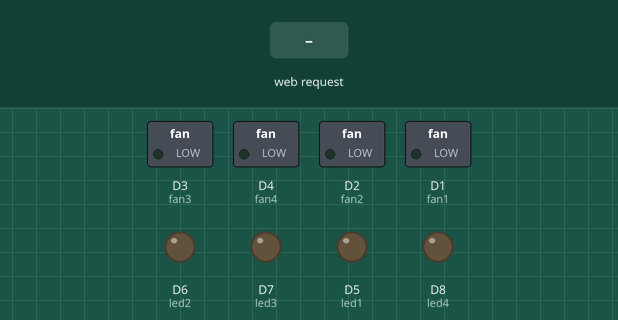
This sketch was run on a simulated ESP8266 (NodeMCU). Parts: switched loads named in the sketch (green lamp = pin HIGH), output pins drawn as LEDs (lit = HIGH). The test bench sets the inputs (shaded band). WiFi joins after 1.5 s; servers stay silent unless stated; what the sketch prints to the serial monitor is not drawn.

Above: at 2.8 s.
2.9 s: HTTP request GET /room1led1on received
At 3.4 s:
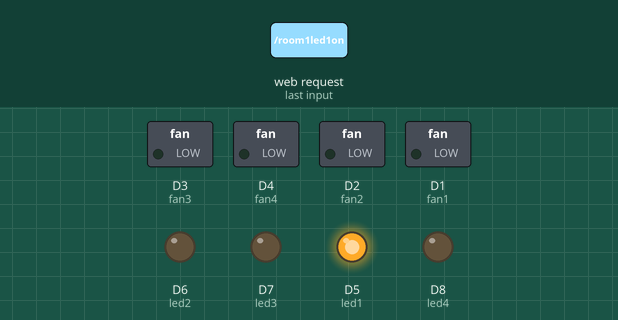
4.4 s: HTTP request GET /room1fan1on received
At 5.6 s:
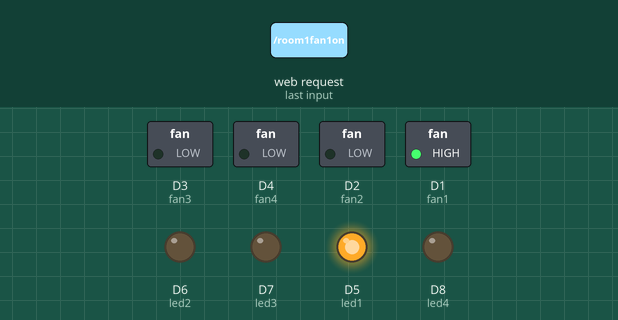
5.9 s: HTTP request GET /room1led1off received
At 6.9 s:
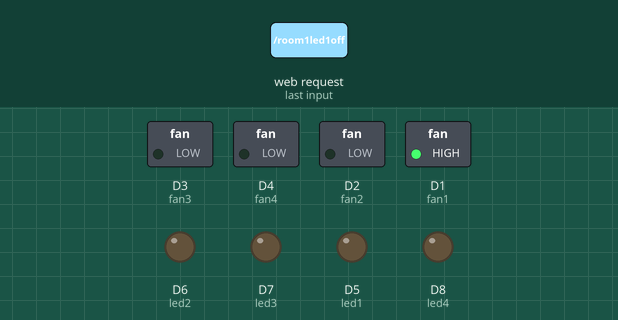
7.4 s: HTTP request GET /room1led2on received
At 8.0 s:
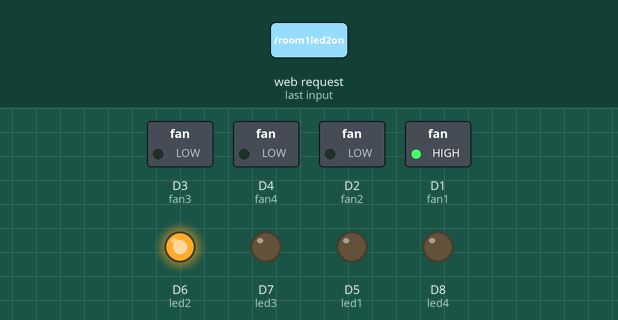
8.9 s: HTTP request GET /room1fan1off received
At 10.1 s:
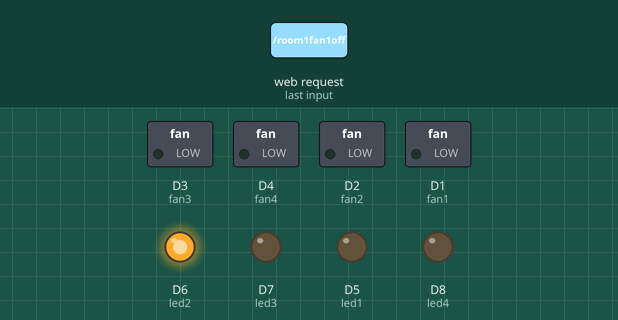
10.4 s: HTTP request GET /room1fan2on received
At 11.5 s:
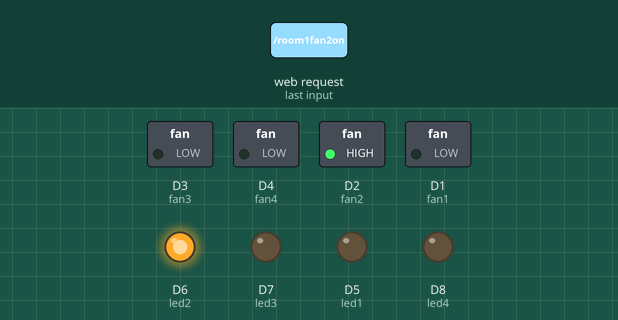
Timing chart, 0 to 12.9 s (numbered marks = the images above; inputs shaded):
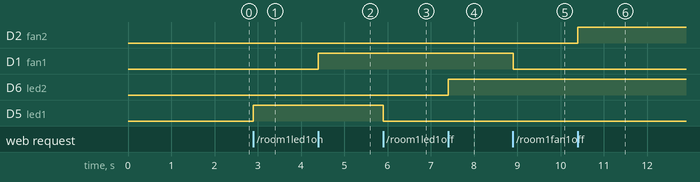

Measured:
- after the input at 2.9 s, D5 (led1): LOW → HIGH at once
- after the input at 4.4 s, D1 (fan1): LOW → HIGH at once
- after the input at 5.9 s, D5 (led1): HIGH → LOW at once
- after the input at 7.4 s, D6 (led2): LOW → HIGH at once
- after the input at 8.9 s, D1 (fan1): HIGH → LOW at once
- after the input at 10.4 s, D2 (fan2): LOW → HIGH at once

The sketch:

Home_Automation_4_ROOMs.ino
```cpp
#include <ESP8266WiFi.h>

WiFiClient client;
WiFiServer server(80);

#define led1 D5
#define led2 D6
#define led3 D7
#define led4 D8
#define fan1 D1
#define fan2 D2
#define fan3 D3
#define fan4 D4


void setup()
{
  // put your setup code here, to run once:
  Serial.begin(115200);
  WiFi.begin("Mooazam", "mooazam123");
  while (WiFi.status() != WL_CONNECTED)
  {
    delay(200);
    Serial.print("..");
  }
  Serial.println();
  Serial.println("NodeMCU is connected!");
  Serial.println(WiFi.localIP());
  server.begin();
  pinMode(led1, OUTPUT);
  pinMode(led2, OUTPUT);
  pinMode(led3, OUTPUT);
  pinMode(led4, OUTPUT);
  pinMode(fan1, OUTPUT);
  pinMode(fan2, OUTPUT);
  pinMode(fan3, OUTPUT);
  pinMode(fan4, OUTPUT);
}

void loop()
{
  // put your main code here, to run repeatedly:
  client = server.available();  //Gets a client that is connected to the server and has data available for reading.
  if (client == 1)
  {
    String request =  client.readStringUntil('\n');
    Serial.println(request);
    request.trim();
    if (request == "GET /room1led1on HTTP/1.1")
    {
      digitalWrite(led1, HIGH);
      Serial.println("Room 1 LED 1 is ON");
    }
    if (request == "GET /room1led1off HTTP/1.1")
    {
      digitalWrite(led1, LOW);
      Serial.println("Room 1 LED 1 is OFF");
    }
    if (request == "GET /room1led2on HTTP/1.1")
    {
      digitalWrite(led2, HIGH);
      Serial.println("Room 1 LED 2 is ON");
    }
    if (request == "GET /room1led2off HTTP/1.1")
    {
      digitalWrite(led2, LOW);
      Serial.println("Room 1 LED 2 is OFF");
    }
    if (request == "GET /room1fan1on HTTP/1.1")
    {
      digitalWrite(fan1, HIGH);
      Serial.println("Room 1 FAN 1 is ON");
    }
    if (request == "GET /room1fan1off HTTP/1.1")
    {
      digitalWrite(fan1, LOW);
      Serial.println("Room 1 FAN 1 is OFF");
    }
    if (request == "GET /room1fan2on HTTP/1.1")
    {
      digitalWrite(fan2, HIGH);
      Serial.println("Room 1 FAN 2 is ON");
    }
    if (request == "GET /room1fan2off HTTP/1.1")
    {
      digitalWrite(fan2, LOW);
      Serial.println("Room 1 FAN 2 is OFF");
    }
    if (request == "GET /room2led1on HTTP/1.1")
    {
      digitalWrite(led1, HIGH);
      Serial.println("Room 2 LED 1 is ON");
    }
    if (request == "GET /room2led1off HTTP/1.1")
    {
      digitalWrite(led1, LOW);
      Serial.println("Room 2 LED 1 is OFF");
    }
    if (request == "GET /room2led2on HTTP/1.1")
    {
      digitalWrite(led2, HIGH);
      Serial.println("Room 2 LED 2 is ON");
    }
    if (request == "GET /room2led2off HTTP/1.1")
    {
      digitalWrite(led2, LOW);
      Serial.println("Room 2 LED 2 is OFF");
    }
    if (request == "GET /room2fan1on HTTP/1.1")
    {
      digitalWrite(fan1, HIGH);
      Serial.println("Room 2 FAN 1 is ON");
    }
    if (request == "GET /room2fan1off HTTP/1.1")
    {
      digitalWrite(fan1, LOW);
      Serial.println("Room 2 FAN 1 is OFF");
    }
    if (request == "GET /room2fan2on HTTP/1.1")
    {
      digitalWrite(fan2, HIGH);
      Serial.println("Room 2 fan 2 is ON");
    }
    if (request == "GET /room2fan2off HTTP/1.1")
    {
      digitalWrite(fan2, LOW);
      Serial.println("Room 2 FAN 2 is OFF");
    }
    if (request == "GET /room3led3on HTTP/1.1")
    {
      digitalWrite(led1, HIGH);
      Serial.println("Room 3 LED 1 is ON");
    }
    if (request == "GET /room3led1off HTTP/1.1")
    {
      digitalWrite(led1, LOW);
      Serial.println("Room 3 LED 1 is OFF");
    }
    if (request == "GET /room3led3on HTTP/1.1")
    {
      digitalWrite(led2, HIGH);
      Serial.println("Room 3 LED 2 is ON");
    }
    if (request == "GET /room3led2off HTTP/1.1")
    {
      digitalWrite(led2, LOW);
      Serial.println("Room 3 LED 2 is OFF");
    }
    if (request == "GET /room3fan1on HTTP/1.1")
    {
      digitalWrite(fan1, HIGH);
      Serial.println("Room 3 FAN 1 is ON");
    }
    if (request == "GET /room3fan1off HTTP/1.1")
    {
      digitalWrite(fan1, LOW);
      Serial.println("Room 3 FAN 1 is OFF");
    }
    if (request == "GET /room3fan2on HTTP/1.1")
    {
      digitalWrite(fan2, HIGH);
      Serial.println("Room 3 FAN 2 is ON");
    }
    if (request == "GET /room3fan2off HTTP/1.1")
    {
      digitalWrite(fan2, LOW);
      Serial.println("Room 3 FAN 2 is OFF");
    }
    if (request == "GET /room4led1on HTTP/1.1")
    {
      digitalWrite(led1, HIGH);
      Serial.println("Room 4 LED 1 is ON");
    }
    if (request == "GET /room4led1off HTTP/1.1")
    {
      digitalWrite(led1, LOW);
      Serial.println("Room 4 LED 1 is OFF");
    }
    if (request == "GET /room4led2on HTTP/1.1")
    {
      digitalWrite(led2, HIGH);
      Serial.println("Room 4 LED 2 is ON");
    }
    if (request == "GET /room4led2off HTTP/1.1")
    {
      digitalWrite(led2, LOW);
      Serial.println("Room 4 LED 2 is OFF");
    }
    if (request == "GET /room4fan1on HTTP/1.1")
    {
      digitalWrite(fan1, HIGH);
      Serial.println("Room 4 FAN 1 is ON");
    }
    if (request == "GET /room4fan1off HTTP/1.1")
    {
      digitalWrite(fan1, LOW);
      Serial.println("Room 4 FAN 1 is OFF");
    }
    if (request == "GET /room4fan2on HTTP/1.1")
    {
      digitalWrite(fan2, HIGH);
      Serial.println("Room 4 FAN 2 is ON");
    }
    if (request == "GET /room4fan2off HTTP/1.1")
    {
      digitalWrite(fan2, LOW);
      Serial.println("Room 4 FAN 2 is OFF");
    }
  }
  client.println("HTTP/1.1 200 OK");
  client.println("Content-type:text/html");
  client.println("Connection: close");
  client.println("");
  client.println("<!DOCTYPE HTML>");
  client.println("<html>");
  client.println("<head>");
  client.println("<title>Home Automation</title>");
  client.println(" <style>body{text-align: center;background-color: #E3E2E7;}</style>");
  client.println("<head>");
  client.println("<body>");
  client.println("<h1>Home automation System!</h1>");
  client.println("<h2>Made By: WARDA MUKHTAR</h2>");
  client.println("<h2>Room 1</h2>");
  client.println("<a href=\"/room2led1on\"\"><button>LED 1 ON</button></a>");
  client.println("<a href=\"/room2led1off\"\"><button>LED 1 OFF</button></a>");
  client.println("<br><br>");
  client.println("<a href=\"/room2led2on\"\"><button>LED 2 ON</button></a>");
  client.println("<a href=\"/room2led2off\"\"><button>LED 2 OFF</button></a>");
  client.println("<br><br>");
  client.println("<a href=\"/room2fan1on\"\"><button>FAN 1 ON</button></a>");
  client.println("<a href=\"/room2fan1off\"\"><button>FAN 1 OFF</button></a>");
  client.println("<br><br>");
  client.println("<a href=\"/room2fan2on\"\"><button>FAN 2 ON</button></a>");
  client.println("<a href=\"/room2fan2off\"\"><button>FAN 2 OFF</button></a>");
  client.println("<br><br>");
  client.println("<h2>Room 2</h2>");
  client.println("<a href=\"/room2led1on\"\"><button>LED 1 ON</button></a>");
  client.println("<a href=\"/room2led1off\"\"><button>LED 1 OFF</button></a>");
  client.println("<br><br>");
  client.println("<a href=\"/room2led2on\"\"><button>LED 2 ON</button></a>");
  client.println(" <a href=\"/room2led2off\"\"><button>LED 2 OFF</button></a>");
  client.println("<br><br>");
  client.println("<a href=\"/room2fan1on\"\"><button>FAN 1 ON</button></a>");
  client.println("<a href=\"/room2fan1off\"\"><button>FAN 1 OFF</button></a>");
  client.println("<br><br>");
  client.println("<a href=\"/room2fan2on\"\"><button>FAN 2 ON</button></a>");
  client.println("<a href=\"/room2fan2off\"\"><button>FAN 2 OFF</button></a>");
  client.println("<br><br>");
  client.println("<h2>Room 3</h2>");
  client.println("<a href=\"/room3led1on\"\"><button>LED 1 ON</button></a>");
  client.println("<a href=\"/room3led1off\"\"><button>LED 1 OFF</button></a>");
  client.println("<br><br>");
  client.println("<a href=\"/room3led2on\"\"><button>LED 2 ON</button></a>");
  client.println("<a href=\"/room3led2off\"\"><button>LED 2 OFF</button></a>");
  client.println("<br><br>");
  client.println("<a href=\"/room3fan1on\"\"><button>FAN 1 ON</button></a>");
  client.println("<a href=\"/room3fan1off\"\"><button>FAN 1 OFF</button></a>");
  client.println("<br><br>");
  client.println("<a href=\"/room3fan2on\"\"><button>FAN 2 ON</button></a>");
  client.println("<a href=\"/room3fan2off\"\"><button>FAN 2 OFF</button></a>");
  client.println("<br><br>");
  client.println("<h2>Room 4</h2>");
  client.println("<a href=\"/room4led1on\"\"><button>LED 1 ON</button></a>");
  client.println("<a href=\"/room4led1off\"\"><button>LED 1 OFF</button></a>");
  client.println("<br><br>");
  client.println("<a href=\"/room4led2on\"\"><button>LED 2 ON</button></a>");
  client.println("<a href=\"/room4led2off\"\"><button>LED 2 OFF</button></a>");
  client.println("<br><br>");
  client.println("<a href=\"/room4fan1on\"\"><button>FAN 1 ON</button></a>");
  client.println("<a href=\"/room4fan1off\"\"><button>FAN 1 OFF</button></a>");
  client.println("<br><br>");
  client.println("<a href=\"/room4fan2on\"><button>FAN 2 ON</button></a>");
  client.println("<a href=\"/room4fan2off\"\"><button>FAN 2 OFF</button></a>");
  client.println("<br><br>");
  client.println("</body>");
  client.println("</html>");
}
```
